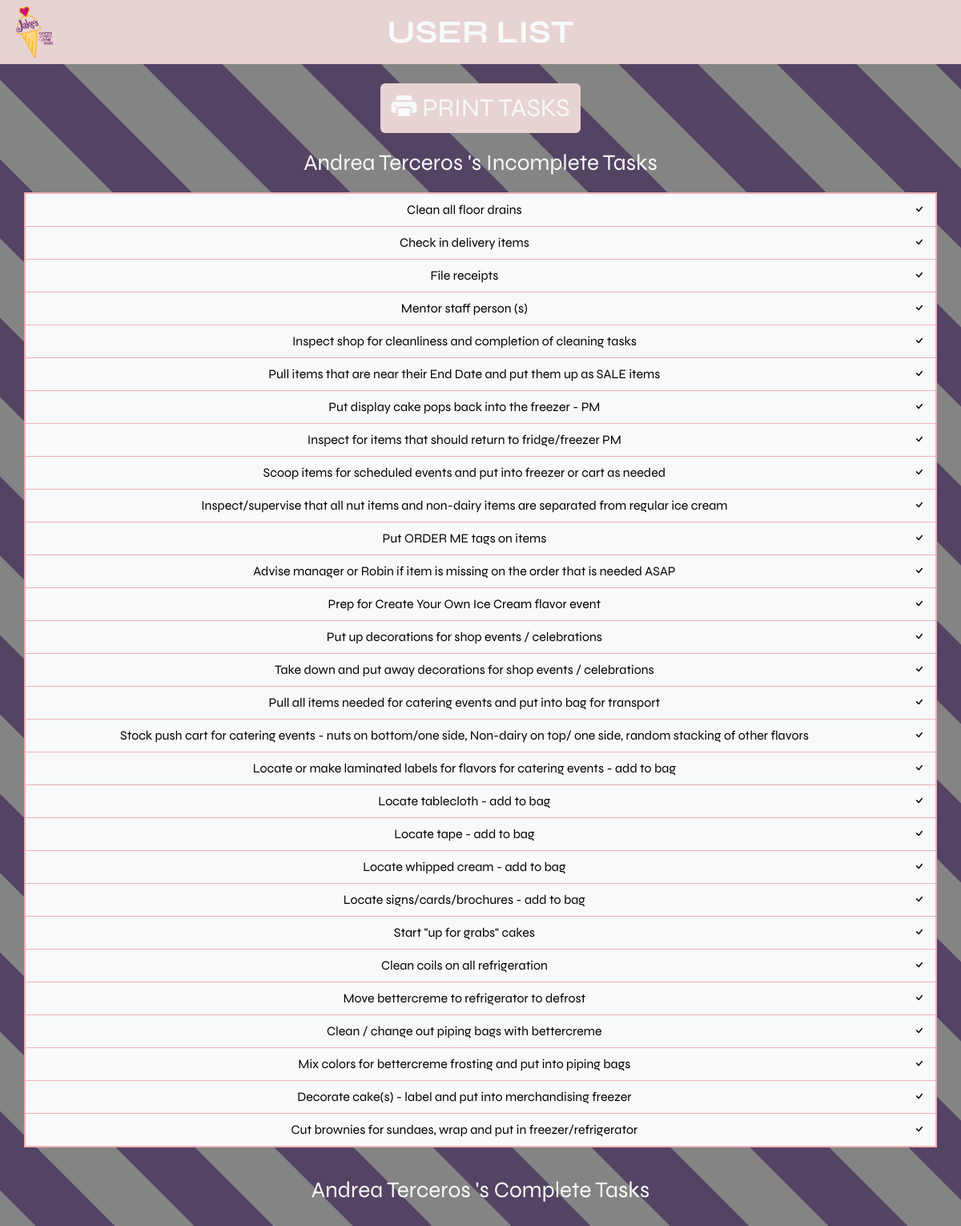
The app's page /tasks/3 with its own data.
### tasklist/models.py (models this page shows, shortened)
class User(db.Model):
    __tablename__ = "user"
    id = Column(Integer, primary_key=True)
    name = Column(String)
    order = Column(Integer)
    tasks = relationship("Link", back_populates="user")

class Link(db.Model):
    __tablename__ = "link"
    user_id = Column(Integer, ForeignKey("user.id"), primary_key=True)
    task_id = Column(Integer, ForeignKey('task.id'), primary_key=True)
    user = relationship("User", back_populates="tasks")
    task = relationship("Task", back_populates="users")
    complete = Column(Boolean, default=False)
    order = Column(Integer)

class Task(db.Model):
    __tablename__ = "task"
    id = Column(Integer, primary_key=True)
    name = Column(String)
    order = Column(Integer)
    users = relationship("Link", back_populates="task")

### tasklist/controllers.py (the view)
def tasks(user_id):
    da_user = db.session.query(User).filter_by(id=user_id).first()
    da_users_tasks = db.session.query(Link).filter_by(user_id=user_id).order_by(Link.order).all()
    return render_template("tasks.html", user=da_user, user_id=user_id, tasks=da_users_tasks)

### tasklist/ui/templates/tasks.html (shortened to what this page needs)
{% extends "base.html" %}
{% block content %}
    <section class="pink">
        <div class="container-fluid d-flex justify-content-between">
            <a href="{{ url_for("main.home") }}">
                <img src="../static/icecream.webp" style="height: 8vh" class="m-2" alt="Jakes Logo">
            </a>
            <div class="text-center my-auto">
                <p class="fs-1 fw-bold text-light my-auto">USER LIST</p>
            </div>
        </div>
    </section>
    <section class="print-container">
        <div class="container print-container align-items-center text-center">
            <a class="btn pink flex-column align-items-center justify-content-md-center mt-4 mb-2 mx-2 text-light"
               onclick="window.print()">
                <span class="d-inline fs-2">
                    <i class="bi bi-printer-fill"></i>
                    PRINT TASKS
                </span>
            </a>
        </div>
    </section>
    <section>
        <div class="container-fluid">
            <div class="container fs-3 text-light text-center my-2">{{ user.name }}'s Incomplete Tasks</div>
            <div class="container p-0 my-3">
                <div class="table-responsive">
                    <table id="{{ user.id }}-tasktable"
                           class="table table-light table-hover border border-danger-subtle border-2 text-center">
                        <tbody>
                        {% for link in tasks %}
                            {% if link.complete == False %}
                                <tr draggable='true' ondragstart='start()'
                                    ondragover='dragover()' ondragend="endDrag('{{ user.id }}-tasktable')">
                                    <td>{{ link.task.name }}</td>
                                    <td>
                                        <a title="Complete Task"
                                           href="{{ url_for("action.mark_task", task_id=link.task.id, user_id=link.user.id) }}"
                                           class="text-reset text-decoration-none">
                                            <i class="bi bi-check"></i>
                                        </a>
                                    </td>
                                </tr>
                            {% endif %}
                        {% endfor %}
                        </tbody>
                    </table>
                </div>
            </div>
            <div class="container fs-3 text-light text-center my-2">{{ user.name }}'s Complete Tasks</div>
            <div class="container p-0 my-3">
                <div class="table-responsive">
                </div>
            </div>
        </div>
    </section>
{% endblock content %}

### tasklist/ui/static/style.css (style rules this page uses)
.pink { background-color: #E8D3D3; }
body { font-family: "Syne", sans-serif }
table { -webkit-user-select: none; -ms-user-select: none; user-select: none; }

### tasklist/ui/templates/tasks.html (style rules this page uses)
body { background-image: linear-gradient(45deg, #848484 25%, #544464 25%, #544464 50%, #848484 50%, #848484 75%, #544464 75%, #544464 100%); background-size: 197.99px 197.99px; }

### records on screen
User: name "Andrea Terceros"
Link: task.name "Clean all floor drains"
Link: task.name "Check in delivery items"
Link: task.name "File receipts"
Link: task.name "Mentor staff person (s)"
Link: task.name "Inspect shop for cleanliness and completion of cleaning tasks"
Link: task.name "Pull items that are near their End Date and put them up as SALE items"
Link: task.name "Put display cake pops back into the freezer - PM"
Link: task.name "Inspect for items that should return to fridge/freezer PM"
Link: task.name "Scoop items for scheduled events and put into freezer or cart as needed"
Link: task.name "Inspect/supervise that all nut items and non-dairy items are separated from regular ice cream"
Link: task.name "Put ORDER ME tags on items"
Link: task.name "Advise manager or Robin if item is missing on the order that is needed ASAP"
Link: task.name "Prep for Create Your Own Ice Cream flavor event"
Link: task.name "Put up decorations for shop events / celebrations"
Link: task.name "Take down and put away decorations for shop events / celebrations"
Link: task.name "Pull all items needed for catering events and put into bag for transport"
Link: task.name "Stock push cart for catering events - nuts on bottom/one side, Non-dairy on top/ one side, random stacking of other flavors"
Link: task.name "Locate or make laminated labels for flavors for catering events - add to bag"
Link: task.name "Locate tablecloth - add to bag"
Link: task.name "Locate tape - add to bag"
Link: task.name "Locate whipped cream - add to bag"
Link: task.name "Locate signs/cards/brochures - add to bag"
Link: task.name "Start \"up for grabs\" cakes"
Link: task.name "Clean coils on all refrigeration"
Link: task.name "Move bettercreme to refrigerator to defrost"
Link: task.name "Clean / change out piping bags with bettercreme"
Link: task.name "Mix colors for bettercreme frosting and put into piping bags"
Link: task.name "Decorate cake(s) - label and put into merchandising freezer"
Link: task.name "Cut brownies for sundaes, wrap and put in freezer/refrigerator"
